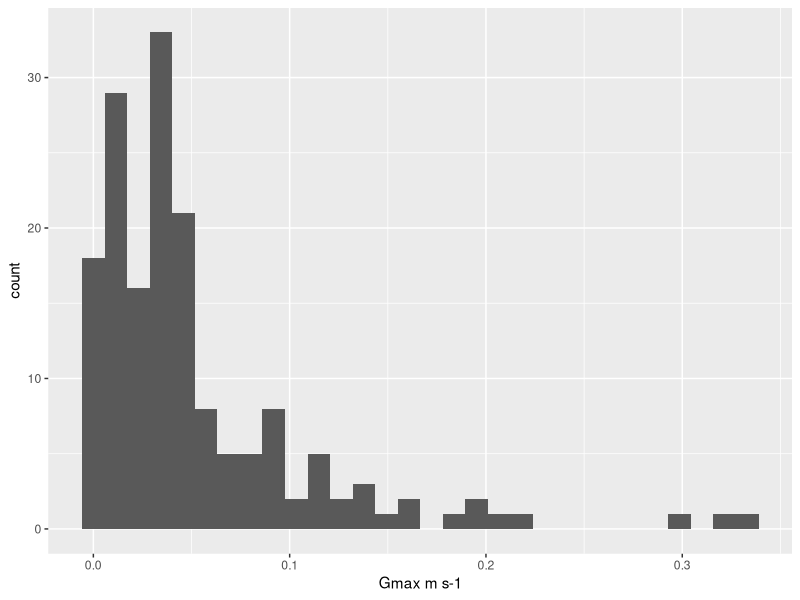
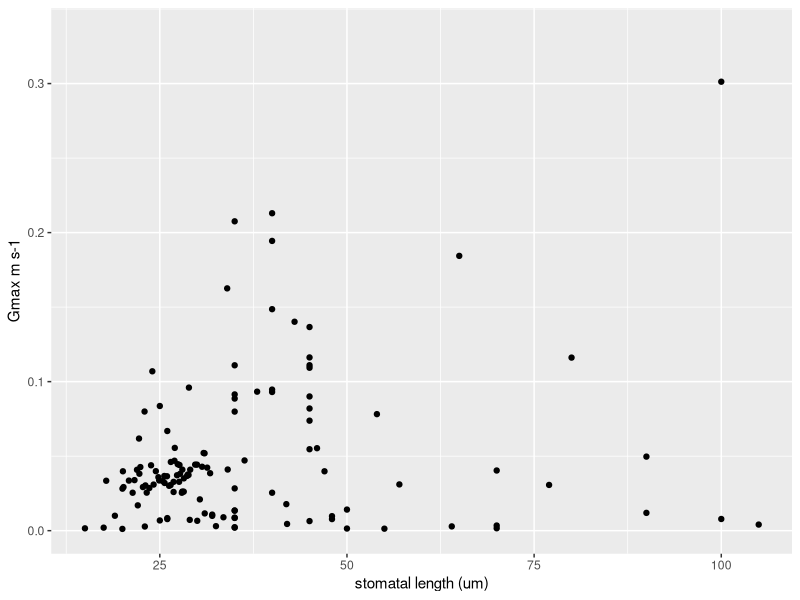

Write R code to recreate these figures, in order. (Note: this script raises an error after producing the figures.)
## ---- chunk 1
knitr::opts_chunk$set(echo = TRUE)
pkgs <- c("tidyr","dplyr","readr","stringr","ggplot2","fitdistrplus","poweRlaw","ggprism")
vapply(pkgs, library, logical(1), character.only = TRUE, logical.return = TRUE)
## ---- chunk 2
  data_directory <- "~/Dropbox/bgc_work/stem_bgc/model_school/"

  #gmax constants
  
  #
  f_eudicots<-rlang::as_function(~1.538*(.x)^(-0.402))
 
  #vesselless angiosperms 0.5916x-0.367
  f_vesselless_angiosperms<-rlang::as_function(~0.591*(.x)^(-0.367))
  #seedless vascular (-P. aquilinum) 0.0419x-0.81
  f_seedless_vascular<-rlang::as_function(~0.0419*(.x)^(-0.81))
  #conifer stems 0.2307x-0.542
  f_conifer<-rlang::as_function(~0.2307*(.x)^(-0.542))
  
  f<-f_eudicots
  
  Fc_cbp <- 0.5
  Fc_scalariform <- 1
## ---- chunk 3
    setwd(data_directory)

    stomata <- readxl::read_excel(path = "Wilson2018_stomatal_measurements.xlsx",col_names = TRUE)
    # colnames(pit_scale)
   
    stomata <- stomata %>%
      
      mutate(across(c("stomatal length (um)",	"stomatal width (um)",
    "stomatal length to aperture length scaler",	"Aperture length (um)",	"stomatal width to aperture width scaler",	"Aperture width (um)",
    '"Stomatal size", um^2',	"stomatal pore area (um^2)",	"stomatal pore depth (um)",	"Stomatal density, mm^-2",	"Stomatal index",
    "E density",	"Stomatal pore length (m)",	"Stomatal pore area Amax (m2)",	"Stomatal pore depth (m)",	"Density (m)",	"Gmax mol  m-2 s-1",
    "Gmax m s-1",	"Gmax mmol  m-2 s-1" ), as.numeric)) %>%
      
      mutate(across(c("Age (Mya)","Species",	"Location of cuticle",	"Group","Gathered by"), as.factor))
    
  
## ---- chunk 4

stomata <- stomata %>% mutate(
                              pore_area_um2 = pi * (`Aperture length (um)`/2) * (`Aperture width (um)`/2),
                              pore_depth_um = (`stomatal width (um)` -  `Aperture width (um)`)/2,
                              
                              pore_area_m2 = pore_area_um2 * 10^(-12), #why
                              pore_depth_m = pore_depth_um * 10^(-6),
                              stomatal_density__m2 = `Stomatal density, mm^-2`*10^6,
                              
                              #these are the units of the Franks and Beerling model
                              gmax_mol__m2s =       (stomatal_density__m2*(0.0000249)*pore_area_m2)/((0.02446*(pore_depth_m+(pi/2)*(sqrt(pore_area_m2/pi))))),
                              
                              #these are the units needed by Paleo-BGC
                              gmax_m__s =(gmax_mol__m2s/0.04)/1000,
                              
                              #these are commonly reported units in literature
                              gmax_mmol__m2s = gmax_mol__m2s*1000
                              
                              )

stomata$gmax_m__s == stomata$`Gmax m s-1`
## ---- chunk 5
ggplot(stomata)+geom_histogram(aes(x=`Gmax m s-1`))
ggplot(stomata)+geom_point(aes(x=`stomatal length (um)`, y=`Gmax m s-1`))
## ---- chunk 6
setwd(data_directory)

    pit_scale <- readxl::read_excel(path = "Wilson2018_stomatal_measurements.xlsx",col_names = TRUE)
    # colnames(pit_scale)
    
    pit_scale <- pit_scale%>%
      mutate(across(c("Mean pit diameter (µm)"  ,                
          "Pit long axis (µm)" ,                     
          "Pit short axis (µm)"  ,                   
          "Pits per mm tracheid length"    ,         
          "Pit membrane fractional area"   ,         
          "Pit membrane area per mm tracheid (mm^2)",
          "Number of pits measured", 
          "Tracheid Diameter (µm)",
          "Minimum Tracheid Diameter (µm)",
          "Tracheid Length (mm)",                   
          "Minimum Tracheid Length (mm)" ), as.numeric)) %>%
      mutate(across(c("Taxon"  ,                
                      "Organ" ,                     
                      "Pit type"  ,
                      "Pit arrangement",
                      "Sample",
                      "Upscale Mode"), as.factor))
## ---- chunk 7
pit_scale$Group<-"NA"

pit_scale[grep("Corda*", pit_scale$Taxon),]$Group<-"Cordaitalean"
pit_scale[grep("Lepi*",  pit_scale$Taxon),]$Group<-"Lycopsid"
pit_scale[grep("Medu*",  pit_scale$Taxon),]$Group<-"Medullosan"
pit_scale[grep("Psaro*", pit_scale$Taxon),]$Group<-"Psaronius"
pit_scale[grep("Sphen*|Arthr*",pit_scale$Taxon),]$Group<-"Sphenophyte"
pit_scale[grep("Gibl*|Macd*|Thuc*",pit_scale$Taxon),]$Group<-"Extinct Conifer"
## ---- chunk 8
pit_scale <- pit_scale %>% mutate(Diameter_sd =  (`Tracheid Diameter (µm)` - `Minimum Tracheid Diameter (µm)`)/2,
                                  l = `Tracheid Length (mm)`,
                         l_sd = (`Tracheid Length (mm)` - `Minimum Tracheid Length (mm)`)/2,
                         d_mm = `Tracheid Diameter (µm)`*(1/1000),
                         d_sd_mm = Diameter_sd*(1/1000),
                        mean_At = d_mm*pi*`Tracheid Length (mm)`)
    
    unique(pit_scale$`Upscale Mode`)
    unique(pit_scale$`Pit type`)
## ---- chunk 9
pit_scale <- pit_scale %>% 
      mutate( Fc = case_when(`Pit type` == "CBP" ~ Fc_cbp,
                             `Pit type` == "Scalariform" ~ Fc_scalariform))
## ---- chunk 10
pit_scale <- pit_scale %>%
  
    mutate(mean_Ap = case_when(
        `Upscale Mode` == 'per length' ~ 
          Fc*`Tracheid Length (mm)`*`Pit membrane area per mm tracheid (mm^2)`,
        `Upscale Mode` == 'per area' ~ 
          `Pit membrane fractional area`*mean_At*Fc,
        .default = as.numeric(NA))) %>%
  
    mutate(backcalculated_Fp = case_when(
        `Upscale Mode` == 'per length' ~
          mean_Ap/mean_At/Fc )) %>%
  
    mutate(Fp = case_when(
      `Upscale Mode` == 'per length' ~ backcalculated_Fp,
      `Upscale Mode` == 'per area' ~ `Pit membrane fractional area`,
      .default = as.numeric(NA))) %>%
  
    mutate(mean_PsiC_scalar = f(mean_Ap))
## ---- chunk 11
ggplot(pit_scale)+geom_histogram(aes(x=Fp, fill = `Upscale Mode`))  
## ---- chunk 12
##for each variable, setup a column of lists in the dataframe
    #tracheid diameter: D
    #make list col, each row is a list with output of rnorm
    pit_scale$D<-rep(list(item = NA), length(pit_scale$d_mm))
    for(i in 1:length(pit_scale$d_mm)){
      pit_scale$D[i] <- list(rnorm(n=10000, mean = pit_scale$d_mm[i], sd = pit_scale$d_sd_mm[i]))
    }
    #check a single distribution, for example D
    # for(i in 1:length(pit_scale$d_mm)){
    #   print(ggplot()+geom_histogram(aes(x=unlist(pit_scale$D[i]))))
    # }
    
    ##
    #repeat for L
    pit_scale$L<-rep(list(item = NA), length(pit_scale$l))
    for(i in 1:length(pit_scale$l)){
      pit_scale$L[i] <- list(rnorm(n=10000, mean = pit_scale$l[i], sd = pit_scale$l_sd[i]))
    }
    
    ##
    #calculate At array
    pit_scale$At_array <-rep(list(item = NA), length(pit_scale$l))
    for(i in 1:length(pit_scale$l)){
      pit_scale$At_array[i] <- list(unlist(pit_scale$L[i])*unlist(pit_scale$D[i])*pi)
    }
    
    ##
    #calculate Ap array
    pit_scale$Ap_array <-rep(list(item = NA), length(pit_scale$l))
    for(i in 1:length(pit_scale$l)){
      pit_scale$Ap_array[i] <- list(unlist(pit_scale$At_array[i])*pit_scale$Fp[i]*pit_scale$Fc[i])
    }
    
    #calculate Psi_c array (this could be passed directly to paleo-bgc)
    pit_scale$PsiC_array <-rep(list(item = NA), length(pit_scale$l))
    for(i in 1:length(pit_scale$l)){
      pit_scale$PsiC_array[i] <- list(
                            f(unlist(pit_scale$Ap_array[i]))
                            )
    }
## ---- chunk 13
pit_scale$mean_PsiC <- as.numeric(NA)
pit_scale$sd_PsiC <- as.numeric(NA)
pit_scale$mean_Ap_array <- as.numeric(NA)
pit_scale$sd_Ap_array <- as.numeric(NA)

for(i in 1:length(pit_scale$l)){
    tempPsiC_array <- unlist(pit_scale$PsiC_array[i])
    NAlocs<-is.na(tempPsiC_array)
    print(paste("there were",length(which(NAlocs)),
                "NAs from ", pit_scale$Taxon[i], " ",  pit_scale$Sample[i]))
    noNA <- tempPsiC_array[!NAlocs]
    temp_fit_norm <- fitdist(noNA, distr = "norm", method = "mle")
    pit_scale$mean_PsiC[i] <- temp_fit_norm$estimate["mean"]
    pit_scale$sd_PsiC[i] <- temp_fit_norm$sd["mean"]
}
## ---- chunk 14
fn<-"epc_stem_inputs_"
fn<-paste0(fn,(date()%>%str_remove_all("[ :]")),".csv")

pit_scale %>% 
  dplyr::select(Taxon, Sample, Group,`Pit type`, mean_Ap,mean_PsiC, sd_PsiC) %>% write_csv(file = fn)

fn<-paste0("summarized_",fn)
pit_scale %>%  group_by(Group, `Pit type`)%>%
  summarise(mean_PsiC = mean(mean_PsiC),
            sd_PsiC = mean(sd_PsiC),
            mean_Ap = mean(mean_Ap)) %>%
  dplyr::select(Group,`Pit type`, mean_Ap,mean_PsiC, sd_PsiC) %>%
  write_csv(file = fn)
## ---- chunk 15
plotdist(noNA, histo=T, demp=T)
descdist(noNA, boot=1000)
    
for(i in 1:length(pit_scale$l)){
  
  plotname<- paste(pit_scale$Taxon[i],  pit_scale$Sample[i], "fitPlot.pdf")
  tempPsiC_array <- unlist(pit_scale$PsiC_array[i])
  NAlocs<-is.na(tempPsiC_array)    
  par(mfrow = c(2, 2), mar = c(4, 4, 2, 1))
  fw <- fitdist(noNA, distr = "weibull")
  fg <- fitdist(noNA, "gamma")
  fln <- fitdist(noNA, "lnorm")
  fn <- fitdist(noNA, "norm")
  plot.legend <- c("Weibull", "normal", "gamma")
  denscomp(list(fw, fn, fg), legendtext = plot.legend)
  qqcomp(list(fw, fn, fg), legendtext = plot.legend)
  cdfcomp(list(fw, fn, fg), legendtext = plot.legend)
  ppcomp(list(fw, fn, fg), legendtext = plot.legend)

  dev.off()
  
  }
